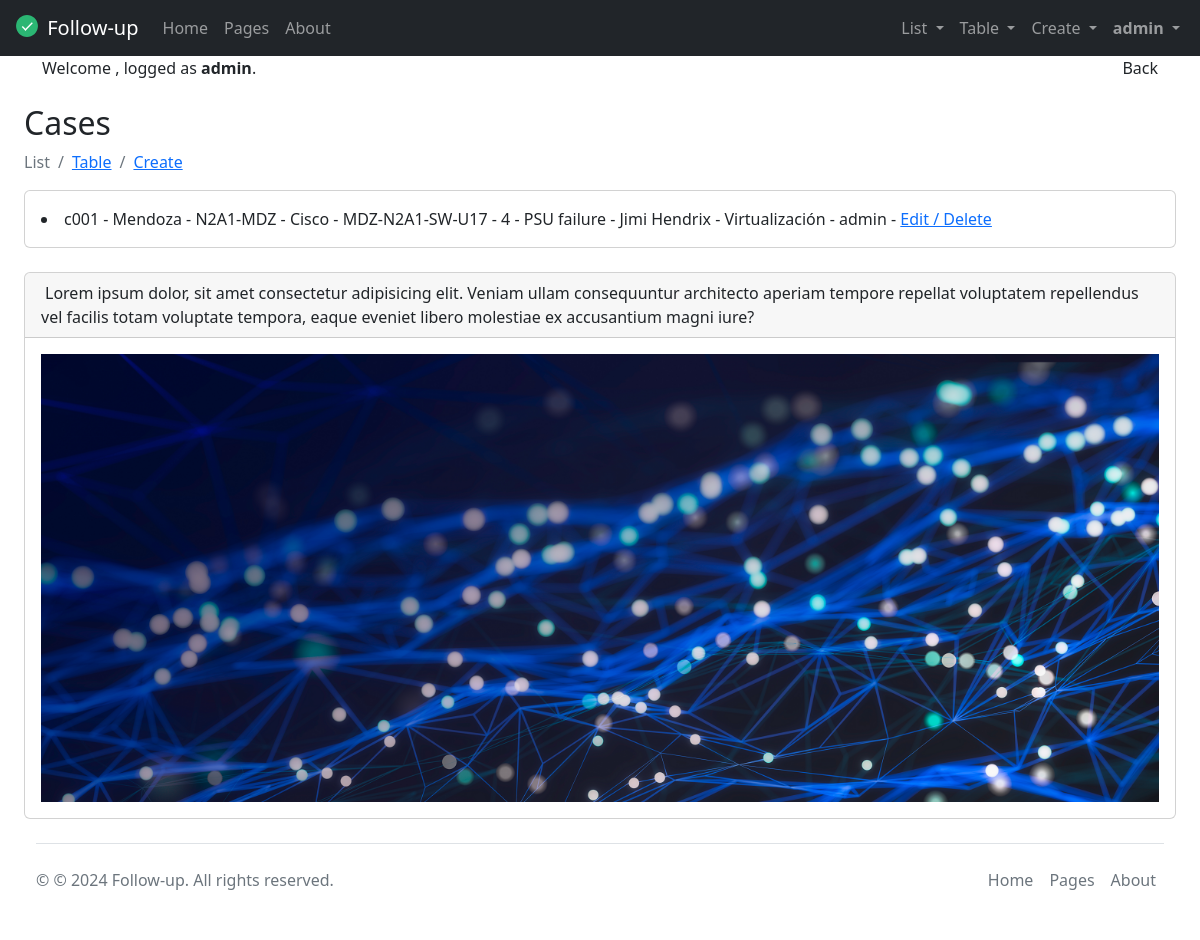
Page /cases/ (signed in) on the earlier database version.
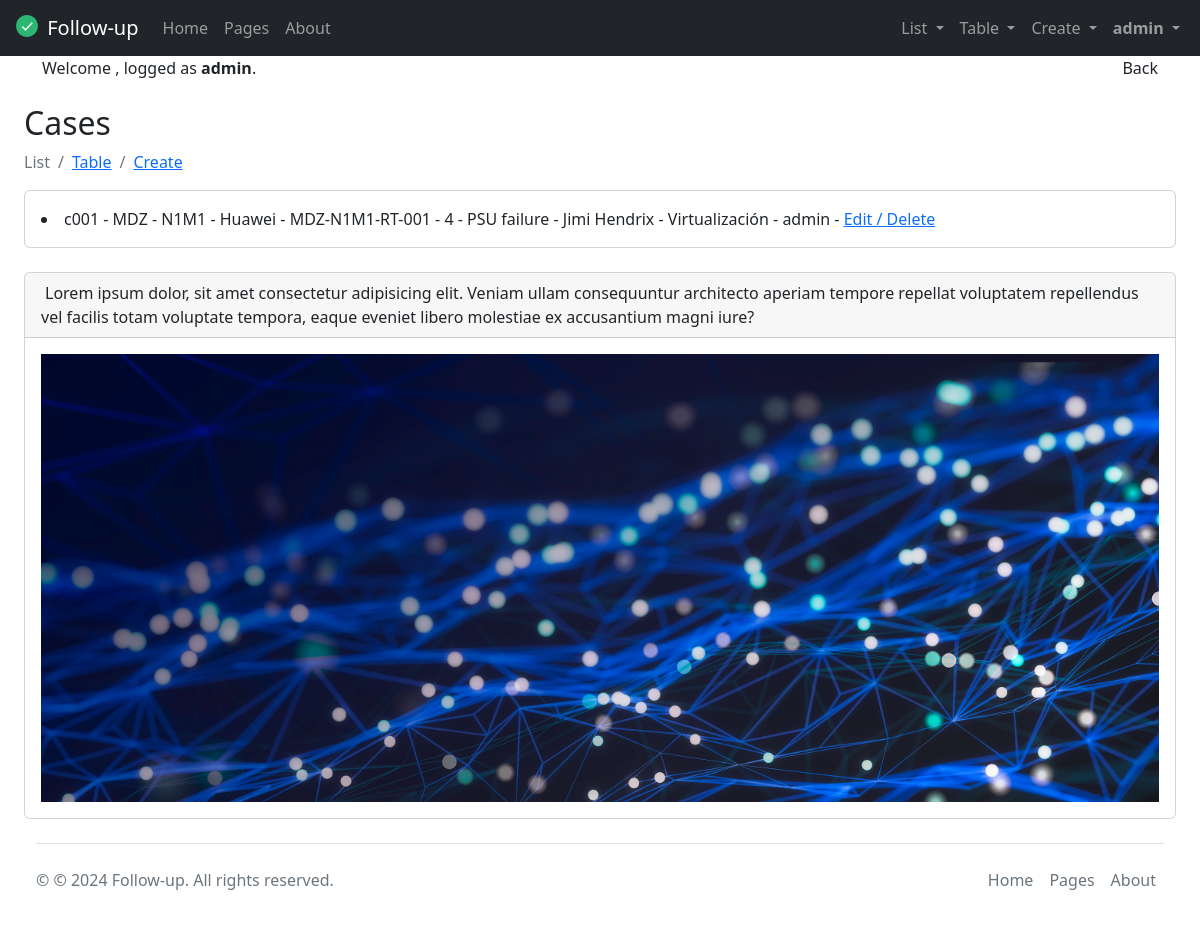
Same page on the later database version.
### tasks/models.py (models this page shows, shortened)
class Case(models.Model):
  SEVERITIES = (
    ('1', "1. Not classified"),
    ('2', "2. Information"),
    ('3', "3. Warning"),
    ('4', "4. Average"),
    ('5', "5. High"),
    ('6', "6. Disaster")
  )
  caseId = models.CharField(max_length=6)
  description = models.CharField(max_length=20)
  severity = models.CharField(choices=SEVERITIES, max_length=2, null=True)
  site = models.ForeignKey(Site, on_delete=models.CASCADE, null=True, editable=False)
  rack = models.ForeignKey(Rack, on_delete=models.CASCADE, null=True, editable=False)
  vendor = models.ForeignKey(Vendor, on_delete=models.CASCADE, null=True, editable=False)
  device = models.ForeignKey(Device, on_delete=models.CASCADE, null=True)
  operator = models.ForeignKey(Operator, on_delete=models.CASCADE, null=True)
  caseImage = models.ImageField(upload_to='cases', blank=True, null=True, default="/media/static/default.png")
  class Meta():
    verbose_name = 'Case'
    verbose_name_plural = 'Cases'
    ordering = ('caseId', 'description')
    unique_together = ('caseId', 'description')

class Site(models.Model):
  siteId = models.CharField(max_length=6)
  name = models.CharField(max_length=20)
  address = models.CharField(max_length=30)
  city = models.CharField(max_length=20)
  country = models.CharField(max_length=20)
  switchowner = models.CharField(max_length=30)
  contact = models.IntegerField(default=0)
  siteImage = models.ImageField(upload_to='sites', blank=True, null=True, default="/media/static/default.png") # default=""
  def __str__(self):
    return self.name
  class Meta():
    verbose_name = 'Site'
    verbose_name_plural = 'Sites'
    ordering = ('siteId', 'name')
    unique_together = ('siteId', 'name')

class Rack(models.Model):
  rackId = models.CharField(max_length=6)
  name = models.CharField(max_length=20)
  site = models.ForeignKey(Site, on_delete=models.CASCADE, null=True)
  rackImage = models.ImageField(upload_to='racks', blank=True, null=True, default="/media/static/default.png") # default=""
  def __str__(self):
    return f"{self.name}"
  class Meta():
    verbose_name = 'Rack'
    verbose_name_plural = 'Racks'
    ordering = ('rackId', 'name')
    unique_together = ('rackId', 'name')

class Vendor(models.Model):
  vendorId = models.CharField(max_length=6)
  name = models.CharField(max_length=20)
  email = models.EmailField()
  contact = models.IntegerField()
  link = models.URLField(max_length=200, blank=True)
  vendorImage = models.ImageField(upload_to='vendors', blank=True, null=True, default="/media/static/default.png")
  def __str__(self):
    return self.name
  class Meta():
    verbose_name = 'Vendor'
    verbose_name_plural = 'Vendors'
    ordering = ('vendorId', 'name')
    unique_together = ('vendorId', 'name')

class Device(models.Model):
  CATEGORIES = (
    ('RT', "Router"),
    ('SW2', "Switch L2"),
    ('SW3', "Switch L3"),
    ('FW', "Firewall"),
    ('SR', "Server"),
    ('ST', "Storage")
  )
  deviceId = models.CharField(max_length=6)
  name = models.CharField(max_length=20)
  category = models.CharField(choices=CATEGORIES, max_length=3, null=True)
  model = models.CharField(max_length=20)
  serialNumber = models.CharField(max_length=30)
  site = models.ForeignKey(Site, on_delete=models.CASCADE, null=True)
  rack = ChainedForeignKey(
    Rack,
    on_delete=models.CASCADE,
    null=True,
    related_name='devices',
    chained_field="site",
    chained_model_field="site",
    show_all=False,
    auto_choose=True,
    sort=True)
  vendor = models.ForeignKey(Vendor, on_delete=models.CASCADE, null=True)
  deviceImage = models.ImageField(upload_to='devices', blank=True, null=True, default="/media/static/default.png")
  def __str__(self):
    return f"{self.name}"
  class Meta():
    verbose_name = 'Device'
    verbose_name_plural = 'Devices'
    ordering = ('deviceId', 'name')
    unique_together = ('deviceId', 'name')

class Operator(models.Model):
  operatorId = models.CharField(max_length=6)
  firstName = models.CharField(max_length=20)
  lastName = models.CharField(max_length=20)
  email = models.EmailField()
  contact = models.IntegerField()
  backOffice = models.CharField(max_length=20)
  user = models.OneToOneField(User, on_delete=models.CASCADE, null=True)
  operatorImage = models.ImageField(upload_to='operators', blank=True, null=True, default="/media/static/default.png")
  def __str__(self):
    return self.firstName + ' ' + self.lastName + ' - ' + self.backOffice + ' - ' + self.user.username
  class Meta():
    verbose_name = 'Operator'
    verbose_name_plural = 'Operators'
    ordering = ('operatorId', 'firstName', 'lastName')
    unique_together = ('operatorId', 'firstName', 'lastName')

### tasks/views.py (the view)
# urls.py: path('cases/', views.cases, name='cases'),
@login_required
def cases(request):
    cases = Case.objects.filter()
    return render(request, 'cases.html', {"cases": cases})

### tasks/templates/cases.html
{% extends 'base.html' %}
{% block content %}
<h2 class="mt-4">Cases</h2>
<nav aria-label="breadcrumb">
  <ol class="breadcrumb">
    <li class="breadcrumb-item active" aria-current="page">List</li>
    <li class="breadcrumb-item"><a href="/case_table">Table</a></li>
    <li class="breadcrumb-item"><a href="/case_create">Create</a></li>
  </ol>
</nav>
<div class="card mb-4">
  <div class="card-body">
    {% for case in cases %}
    <li>
      {{case.caseId}} - {{case.site}} - {{case.rack}} - {{case.vendor}} - {{case.device}} - {{case.severity}} - {{case.description}} - {{case.operator}}
       - <a href="{% url 'case_detail' case.id %}">Edit / Delete</a>
    </li>
    {% endfor %}
  </div>
</div>
{% endblock %}

Differences in the rows shown:
changed Case "PSU failure": site "Mendoza" → "MDZ"; rack "N2A1-MDZ" → "N1M1"; vendor "Cisco" → "Huawei"; device "MDZ-N2A1-SW-U17" → "MDZ-N1M1-RT-001"
